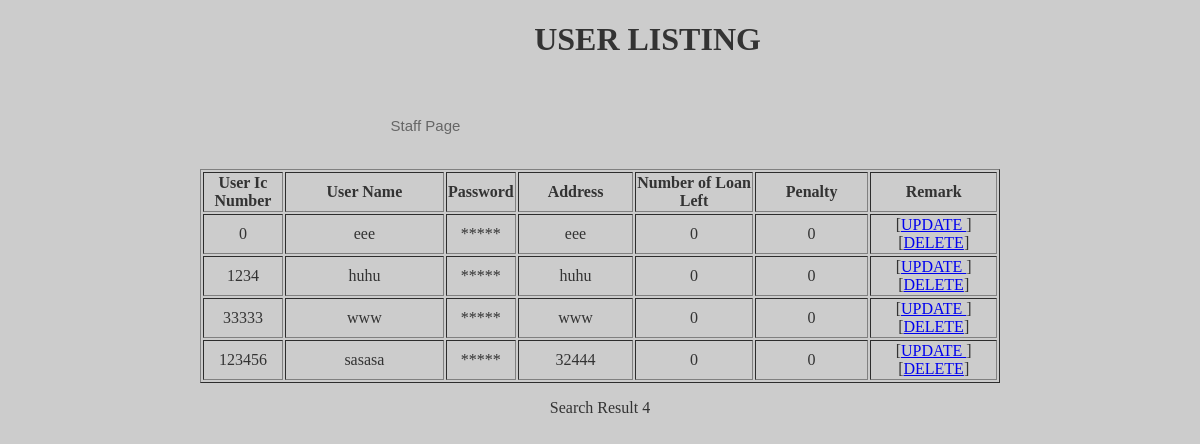
/index.php/library/searchUser, run on an earlier commit of the app's database.
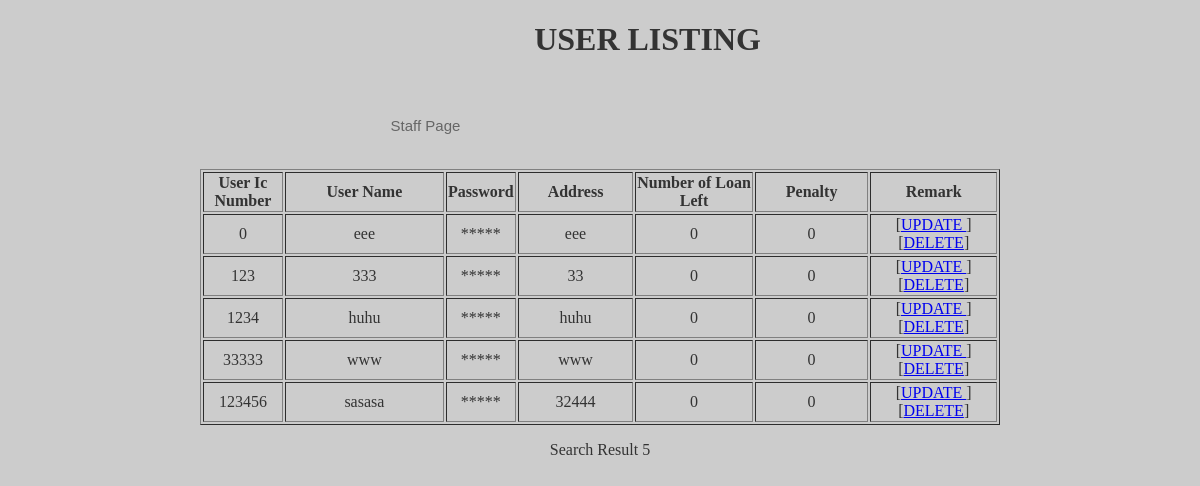
And on a later commit of the database.
### tables this page shows
CREATE TABLE IF NOT EXISTS `usertable` (
  `ic` int(12) NOT NULL,
  `password` varchar(30) NOT NULL,
  `name` varchar(40) NOT NULL,
  `address` varchar(200) DEFAULT NULL,
  `numLoan` int(11) NOT NULL,
  `penalty` int(11) NOT NULL,
  PRIMARY KEY (`ic`)
);

### application/controllers/library.php (called while the page is built, shortened)
<?php
class Library extends CI_Controller
{
	function searchUser()
	{
		$userID = $this->input->post('userID');
		$search = $this->input->post("search");
		$this->load->model('lib_model');
		if($search)
		{
			$data['result'] = $this->lib_model->getUser($userID , null,true);
		}
		else
		{
			$data['result'] = $this->lib_model->getAllUser();
		}
		$this->load->view('userList' , $data);
	}
}
?>

### index.php (called while the page is built, shortened)
<?php
require_once BASEPATH.'core/CodeIgniter.php';

### application/models/lib_model.php (called while the page is built, shortened)
<?php
	class Lib_model extends CI_Model
	{
		function getAllUser()
		{
			$q = $this->db->get("usertable");
			if($q->num_rows() > 0)
			{
				foreach($q->result() as $row)
				{
					$data[] = $row;
				}
				return $data;
			}else
				echo "Database Empty";
		}
	}
?>

### application/views/userList.php (the view, shortened to what this page needs)
<!DOCTYPE html PUBLIC "-//W3C//DTD XHTML 1.0 Transitional//EN" "http://www.w3.org/TR/xhtml1/DTD/xhtml1-transitional.dtd">
<html xmlns="http://www.w3.org/1999/xhtml">
<head>
<link rel="stylesheet" type="text/css" href="../css/lay_menu.css" />
<link rel="stylesheet" type="text/css" href="../css/susun_menu.css" />
<link rel="stylesheet" href="../css/Admin_ManageUser_css.css" />
</head>
<body bgcolor="#CCCCCC">
<div id="container">
  <div id="Header">
    <h1 align="center"><b>USER LISTING</b></h1>
</div>
<div id="Nav">
<nav>
<ul>
<li><a href="<?php echo base_url()?>directStaffPage">Staff Page</a></li>
</ul>
</nav>
</div></div>
   <form>
  <table width="800" border="1" align="center">
    <tr>
      <td width="76"><div align="center"><strong>User Ic Number</strong></div></td>
      <td width="156"><div align="center"><strong>User Name</strong></div></td>
	  <td width="63"><div align="center"><strong>Password</strong></div></td>
      <td width="112"><div align="center"><strong>Address</strong></div></td>
      <td width="114"><div align="center"><strong>Number of Loan Left</strong></div></td>
      <td width="110"><div align="center"><strong>Penalty</strong></div></td>
      <td width="123"><div align="center"><strong>Remark</strong></div></td>
    </tr>
    <?php
      $count=0;
	  foreach($result as $row):
	  $count ++;
   ?>
    <tr>
      <td><div align="center"><?php echo $row->ic; ?></div></td>
      <td><div align="center"><?php echo $row->name; ?></div></td>
	  <td><div align="center">*****</div></td>
      <td><div align="center"><?php echo $row->address; ?></div></td>
      <td><div align="center"><?php echo $row->numLoan; ?></div></td>
      <td><div align="center"><?php echo $row->penalty; ?></div></td>
      <td><div align="center"> [<a href="#">UPDATE
          </a>] [<a href="#">DELETE</a>]</div></td>
    </tr>
    <?php
   	endforeach;
   ?>
  </table></form>
  <p><div align="center">Search Result <?php echo $count ?></div></p>
</body>
</html>

What changed in the data, as far as the page shows it:
added usertable: ic "123", name "333", address "33", numLoan "0", penalty "0"
Also different on the page:
$count: "4" → "5"
